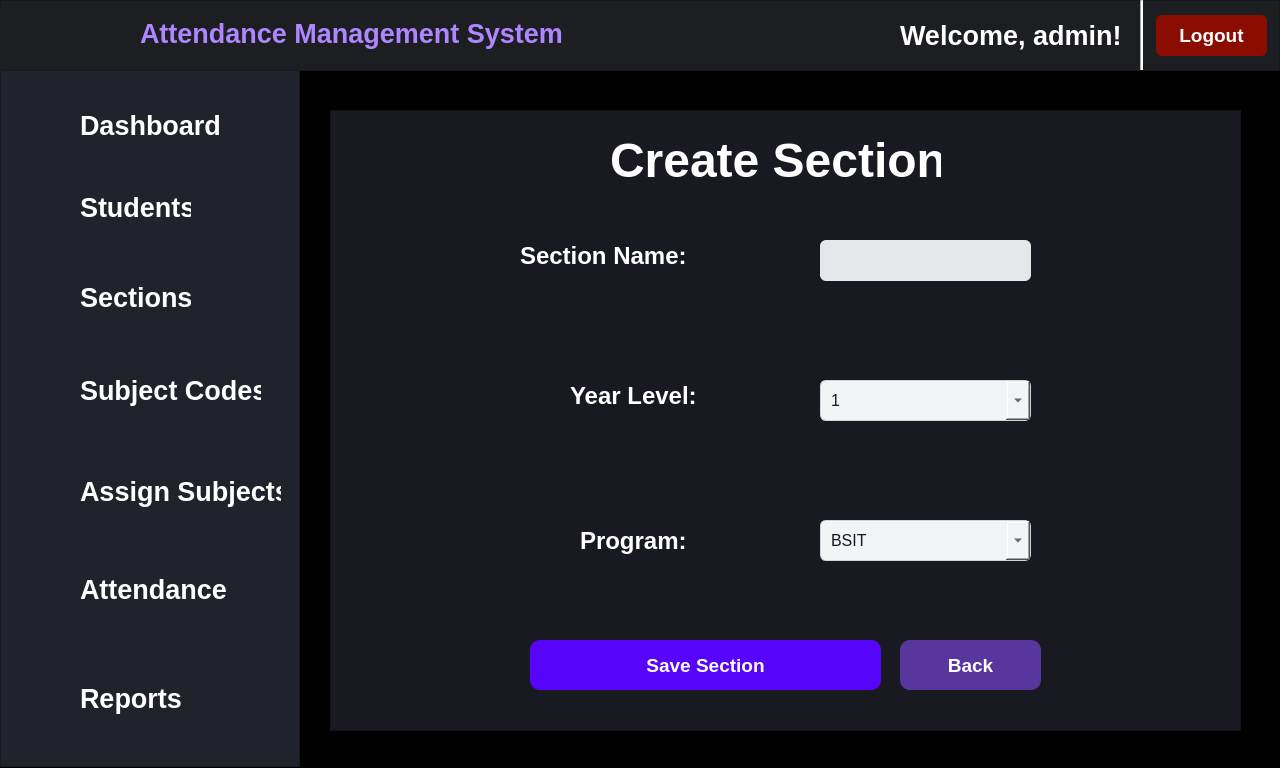
<?xml version="1.0" encoding="UTF-8"?>
<ui version="4.0">
 <class>MainWindow</class>
 <widget class="QMainWindow" name="MainWindow">
  <property name="geometry">
   <rect>
    <x>0</x>
    <y>0</y>
    <width>1280</width>
    <height>768</height>
   </rect>
  </property>
  <property name="minimumSize">
   <size>
    <width>1280</width>
    <height>768</height>
   </size>
  </property>
  <property name="maximumSize">
   <size>
    <width>1280</width>
    <height>768</height>
   </size>
  </property>
  <property name="windowTitle">
   <string>MainWindow</string>
  </property>
  <property name="styleSheet">
   <string notr="true">QMainWindow {
    background-color: #000000;
}

QWidget#centralwidget {
    background-color: #000000;
}</string>
  </property>
  <widget class="QWidget" name="centralwidget">
   <widget class="QLabel" name="label_3">
    <property name="geometry">
     <rect>
      <x>610</x>
      <y>130</y>
      <width>331</width>
      <height>61</height>
     </rect>
    </property>
    <property name="font">
     <font>
      <family>Segoe UI</family>
      <pointsize>36</pointsize>
      <weight>75</weight>
      <bold>true</bold>
     </font>
    </property>
    <property name="styleSheet">
     <string notr="true">color: white;
</string>
    </property>
    <property name="text">
     <string>Create Section</string>
    </property>
   </widget>
   <widget class="QFrame" name="topbar">
    <property name="geometry">
     <rect>
      <x>0</x>
      <y>0</y>
      <width>1280</width>
      <height>71</height>
     </rect>
    </property>
    <property name="styleSheet">
     <string notr="true">background-color: #1D1E21;</string>
    </property>
    <property name="frameShape">
     <enum>QFrame::StyledPanel</enum>
    </property>
    <property name="frameShadow">
     <enum>QFrame::Raised</enum>
    </property>
    <widget class="QLabel" name="label">
     <property name="geometry">
      <rect>
       <x>0</x>
       <y>10</y>
       <width>151</width>
       <height>71</height>
      </rect>
     </property>
     <property name="text">
      <string/>
     </property>
     <property name="pixmap">
      <pixmap>../assets/140x140.png</pixmap>
     </property>
    </widget>
    <widget class="QLabel" name="label_2">
     <property name="geometry">
      <rect>
       <x>140</x>
       <y>8</y>
       <width>431</width>
       <height>50</height>
      </rect>
     </property>
     <property name="font">
      <font>
       <family>Segoe UI</family>
       <pointsize>20</pointsize>
       <weight>75</weight>
       <bold>true</bold>
      </font>
     </property>
     <property name="styleSheet">
      <string notr="true">color: #AE86FF;</string>
     </property>
     <property name="text">
      <string>Attendance Management System</string>
     </property>
    </widget>
    <widget class="QPushButton" name="pushButton_9">
     <property name="geometry">
      <rect>
       <x>1156</x>
       <y>15</y>
       <width>111</width>
       <height>41</height>
      </rect>
     </property>
     <property name="font">
      <font>
       <family>Segoe UI</family>
       <pointsize>14</pointsize>
       <weight>75</weight>
       <bold>true</bold>
      </font>
     </property>
     <property name="cursor">
      <cursorShape>PointingHandCursor</cursorShape>
     </property>
     <property name="styleSheet">
      <string notr="true">QPushButton {
background-color: #8B0C00;
border: none;
color: white;
border-radius: 6px;
}

QPushButton:hover {
background-color: #67160F;
}</string>
     </property>
     <property name="text">
      <string>Logout</string>
     </property>
    </widget>
    <widget class="Line" name="line">
     <property name="geometry">
      <rect>
       <x>1140</x>
       <y>0</y>
       <width>3</width>
       <height>70</height>
      </rect>
     </property>
     <property name="styleSheet">
      <string notr="true">background-color: white;</string>
     </property>
     <property name="orientation">
      <enum>Qt::Vertical</enum>
     </property>
    </widget>
    <widget class="QLabel" name="label_7">
     <property name="geometry">
      <rect>
       <x>900</x>
       <y>10</y>
       <width>221</width>
       <height>50</height>
      </rect>
     </property>
     <property name="font">
      <font>
       <family>Segoe UI</family>
       <pointsize>20</pointsize>
       <weight>75</weight>
       <bold>true</bold>
      </font>
     </property>
     <property name="styleSheet">
      <string notr="true">color: white;</string>
     </property>
     <property name="text">
      <string>Welcome, admin!</string>
     </property>
    </widget>
   </widget>
   <widget class="QFrame" name="frame_2">
    <property name="geometry">
     <rect>
      <x>0</x>
      <y>70</y>
      <width>300</width>
      <height>697</height>
     </rect>
    </property>
    <property name="styleSheet">
     <string notr="true">background-color: #20232B;
padding: 10px;</string>
    </property>
    <property name="frameShape">
     <enum>QFrame::StyledPanel</enum>
    </property>
    <property name="frameShadow">
     <enum>QFrame::Raised</enum>
    </property>
    <widget class="QPushButton" name="pushButton">
     <property name="geometry">
      <rect>
       <x>70</x>
       <y>30</y>
       <width>161</width>
       <height>51</height>
      </rect>
     </property>
     <property name="font">
      <font>
       <family>Segoe UI</family>
       <pointsize>20</pointsize>
       <weight>75</weight>
       <italic>false</italic>
       <bold>true</bold>
      </font>
     </property>
     <property name="cursor">
      <cursorShape>PointingHandCursor</cursorShape>
     </property>
     <property name="styleSheet">
      <string notr="true">QPushButton {
    color: white;
    background: transparent;
    border: none;
    text-align: left;
    padding: 10px;
}

QPushButton:hover {
    color: #7B2CFF;
}

QPushButton:checked {
    color: #7B2CFF;
    font-weight: bold;
}</string>
     </property>
     <property name="text">
      <string>Dashboard</string>
     </property>
    </widget>
    <widget class="QPushButton" name="pushButton_2">
     <property name="geometry">
      <rect>
       <x>70</x>
       <y>112</y>
       <width>131</width>
       <height>51</height>
      </rect>
     </property>
     <property name="font">
      <font>
       <family>Segoe UI</family>
       <pointsize>20</pointsize>
       <weight>75</weight>
       <italic>false</italic>
       <bold>true</bold>
      </font>
     </property>
     <property name="cursor">
      <cursorShape>PointingHandCursor</cursorShape>
     </property>
     <property name="styleSheet">
      <string notr="true">QPushButton {
    color: white;
    background: transparent;
    border: none;
    text-align: left;
    padding: 10px;
}

QPushButton:hover {
    color: #7B2CFF;
}

QPushButton:checked {
    color: #7B2CFF;
    font-weight: bold;
}</string>
     </property>
     <property name="text">
      <string>Students</string>
     </property>
    </widget>
    <widget class="QPushButton" name="pushButton_3">
     <property name="geometry">
      <rect>
       <x>70</x>
       <y>202</y>
       <width>131</width>
       <height>51</height>
      </rect>
     </property>
     <property name="font">
      <font>
       <family>Segoe UI</family>
       <pointsize>20</pointsize>
       <weight>75</weight>
       <italic>false</italic>
       <bold>true</bold>
      </font>
     </property>
     <property name="cursor">
      <cursorShape>PointingHandCursor</cursorShape>
     </property>
     <property name="styleSheet">
      <string notr="true">QPushButton {
     color: white;
    background: transparent;
    border: none;
    text-align: left;
    padding: 10px;
}

QPushButton:hover {
    color: #7B2CFF;
}

QPushButton:checked {
    color: #7B2CFF;
    font-weight: bold;
}</string>
     </property>
     <property name="text">
      <string>Sections</string>
     </property>
    </widget>
    <widget class="QPushButton" name="pushButton_4">
     <property name="geometry">
      <rect>
       <x>70</x>
       <y>290</y>
       <width>201</width>
       <height>61</height>
      </rect>
     </property>
     <property name="font">
      <font>
       <family>Segoe UI</family>
       <pointsize>20</pointsize>
       <weight>75</weight>
       <italic>false</italic>
       <bold>true</bold>
      </font>
     </property>
     <property name="cursor">
      <cursorShape>PointingHandCursor</cursorShape>
     </property>
     <property name="acceptDrops">
      <bool>false</bool>
     </property>
     <property name="styleSheet">
      <string notr="true">QPushButton {
     color: white;
    background: transparent;
    border: none;
    text-align: left;
    padding: 10px;
}

QPushButton:hover {
    color: #7B2CFF;
}

QPushButton:checked {
    color: #7B2CFF;
    font-weight: bold;
}</string>
     </property>
     <property name="text">
      <string>Subject Codes</string>
     </property>
    </widget>
    <widget class="QPushButton" name="pushButton_5">
     <property name="geometry">
      <rect>
       <x>70</x>
       <y>391</y>
       <width>221</width>
       <height>61</height>
      </rect>
     </property>
     <property name="font">
      <font>
       <family>Segoe UI</family>
       <pointsize>20</pointsize>
       <weight>75</weight>
       <italic>false</italic>
       <bold>true</bold>
      </font>
     </property>
     <property name="cursor">
      <cursorShape>PointingHandCursor</cursorShape>
     </property>
     <property name="styleSheet">
      <string notr="true">QPushButton {
     color: white;
    background: transparent;
    border: none;
    text-align: left;
    padding: 10px;
}

QPushButton:hover {
    color: #7B2CFF;
}

QPushButton:checked {
    color: #7B2CFF;
    font-weight: bold;
}</string>
     </property>
     <property name="text">
      <string>Assign Subjects</string>
     </property>
    </widget>
    <widget class="QPushButton" name="pushButton_6">
     <property name="geometry">
      <rect>
       <x>70</x>
       <y>494</y>
       <width>171</width>
       <height>51</height>
      </rect>
     </property>
     <property name="font">
      <font>
       <family>Segoe UI</family>
       <pointsize>20</pointsize>
       <weight>75</weight>
       <italic>false</italic>
       <bold>true</bold>
      </font>
     </property>
     <property name="cursor">
      <cursorShape>PointingHandCursor</cursorShape>
     </property>
     <property name="styleSheet">
      <string notr="true">QPushButton {
    color: white;
    background: transparent;
    border: none;
    text-align: left;
    padding: 10px;
}

QPushButton:hover {
    color: #7B2CFF;
}

QPushButton:checked {
    color: #7B2CFF;
    font-weight: bold;
}</string>
     </property>
     <property name="text">
      <string>Attendance</string>
     </property>
    </widget>
    <widget class="QPushButton" name="pushButton_7">
     <property name="geometry">
      <rect>
       <x>70</x>
       <y>598</y>
       <width>121</width>
       <height>61</height>
      </rect>
     </property>
     <property name="font">
      <font>
       <family>Segoe UI</family>
       <pointsize>20</pointsize>
       <weight>75</weight>
       <italic>false</italic>
       <bold>true</bold>
      </font>
     </property>
     <property name="cursor">
      <cursorShape>PointingHandCursor</cursorShape>
     </property>
     <property name="styleSheet">
      <string notr="true">QPushButton {
     color: white;
    background: transparent;
    border: none;
    text-align: left;
    padding: 10px;
}

QPushButton:hover {
    color: #7B2CFF;
}

QPushButton:checked {
    color: #7B2CFF;
    font-weight: bold;
}</string>
     </property>
     <property name="text">
      <string>Reports</string>
     </property>
    </widget>
    <widget class="QLabel" name="label_8">
     <property name="geometry">
      <rect>
       <x>20</x>
       <y>30</y>
       <width>61</width>
       <height>61</height>
      </rect>
     </property>
     <property name="text">
      <string/>
     </property>
     <property name="pixmap">
      <pixmap>../assets/dashboard.png</pixmap>
     </property>
    </widget>
    <widget class="QLabel" name="label_9">
     <property name="geometry">
      <rect>
       <x>20</x>
       <y>115</y>
       <width>51</width>
       <height>51</height>
      </rect>
     </property>
     <property name="text">
      <string/>
     </property>
     <property name="pixmap">
      <pixmap>../assets/student.png</pixmap>
     </property>
    </widget>
    <widget class="QLabel" name="label_10">
     <property name="geometry">
      <rect>
       <x>20</x>
       <y>200</y>
       <width>61</width>
       <height>61</height>
      </rect>
     </property>
     <property name="text">
      <string/>
     </property>
     <property name="pixmap">
      <pixmap>../assets/section.png</pixmap>
     </property>
    </widget>
    <widget class="QLabel" name="label_11">
     <property name="geometry">
      <rect>
       <x>20</x>
       <y>300</y>
       <width>61</width>
       <height>51</height>
      </rect>
     </property>
     <property name="text">
      <string/>
     </property>
     <property name="pixmap">
      <pixmap>../assets/subject.png</pixmap>
     </property>
    </widget>
    <widget class="QLabel" name="label_12">
     <property name="geometry">
      <rect>
       <x>20</x>
       <y>400</y>
       <width>47</width>
       <height>51</height>
      </rect>
     </property>
     <property name="text">
      <string/>
     </property>
     <property name="pixmap">
      <pixmap>../assets/subject-code.png</pixmap>
     </property>
    </widget>
    <widget class="QLabel" name="label_13">
     <property name="geometry">
      <rect>
       <x>20</x>
       <y>500</y>
       <width>51</width>
       <height>51</height>
      </rect>
     </property>
     <property name="text">
      <string/>
     </property>
     <property name="pixmap">
      <pixmap>../assets/attendance.png</pixmap>
     </property>
    </widget>
    <widget class="QLabel" name="label_14">
     <property name="geometry">
      <rect>
       <x>20</x>
       <y>600</y>
       <width>61</width>
       <height>61</height>
      </rect>
     </property>
     <property name="text">
      <string/>
     </property>
     <property name="pixmap">
      <pixmap>../assets/report.png</pixmap>
     </property>
    </widget>
   </widget>
   <widget class="QFrame" name="frame">
    <property name="geometry">
     <rect>
      <x>330</x>
      <y>110</y>
      <width>911</width>
      <height>621</height>
     </rect>
    </property>
    <property name="styleSheet">
     <string notr="true">background-color: #191921;</string>
    </property>
    <property name="frameShape">
     <enum>QFrame::StyledPanel</enum>
    </property>
    <property name="frameShadow">
     <enum>QFrame::Raised</enum>
    </property>
    <widget class="QPushButton" name="saveSectionBtn">
     <property name="geometry">
      <rect>
       <x>200</x>
       <y>530</y>
       <width>351</width>
       <height>50</height>
      </rect>
     </property>
     <property name="font">
      <font>
       <family>Segoe UI</family>
       <pointsize>14</pointsize>
       <weight>75</weight>
       <bold>true</bold>
      </font>
     </property>
     <property name="cursor">
      <cursorShape>PointingHandCursor</cursorShape>
     </property>
     <property name="styleSheet">
      <string notr="true">QPushButton{
	color: white;
	background-color: 	#5604FA;
	border-radius: 10px;
}

QPushButton#saveSectionBtn:hover {
    background-color: #480DBF;
}</string>
     </property>
     <property name="text">
      <string>Save Section</string>
     </property>
    </widget>
    <widget class="QPushButton" name="backBtn">
     <property name="geometry">
      <rect>
       <x>570</x>
       <y>530</y>
       <width>141</width>
       <height>50</height>
      </rect>
     </property>
     <property name="font">
      <font>
       <family>Segoe UI</family>
       <pointsize>14</pointsize>
       <weight>75</weight>
       <bold>true</bold>
      </font>
     </property>
     <property name="cursor">
      <cursorShape>PointingHandCursor</cursorShape>
     </property>
     <property name="styleSheet">
      <string notr="true">QPushButton{
	color: white;
	background-color: 	#58369D;
	border-radius: 10px;
}

QPushButton#backBtn:hover {
    background-color: #40217F;
}</string>
     </property>
     <property name="text">
      <string>Back</string>
     </property>
    </widget>
    <widget class="QComboBox" name="program">
     <property name="geometry">
      <rect>
       <x>490</x>
       <y>410</y>
       <width>211</width>
       <height>41</height>
      </rect>
     </property>
     <property name="font">
      <font>
       <family>Segoe UI</family>
       <pointsize>12</pointsize>
      </font>
     </property>
     <property name="styleSheet">
      <string notr="true">QComboBox {
    background-color: #f3f4f6;
    color: #111827;
    border: 1px solid #d1d5db;
    border-radius: 6px;
    padding: 6px 10px;
}

QComboBox::drop-down {
    width: 24px;
}

QComboBox:hover {
    border: 1px solid #a78bfa;
}

QComboBox:focus {
    border: 1px solid #7c3aed;
}

QComboBox QAbstractItemView {
    background-color: #ffffff;
    color: #111827;
    border: 1px solid #d1d5db;
    selection-background-color: #7c3aed;
    selection-color: white;
}</string>
     </property>
     <item>
      <property name="text">
       <string>BSIT</string>
      </property>
     </item>
     <item>
      <property name="text">
       <string>BSCS</string>
      </property>
     </item>
    </widget>
    <widget class="QLabel" name="label_6">
     <property name="geometry">
      <rect>
       <x>250</x>
       <y>410</y>
       <width>111</width>
       <height>41</height>
      </rect>
     </property>
     <property name="font">
      <font>
       <family>Segoe UI</family>
       <pointsize>18</pointsize>
       <weight>75</weight>
       <bold>true</bold>
      </font>
     </property>
     <property name="styleSheet">
      <string notr="true">color: white;
</string>
     </property>
     <property name="text">
      <string>Program:</string>
     </property>
    </widget>
    <widget class="QComboBox" name="yearLevel">
     <property name="geometry">
      <rect>
       <x>490</x>
       <y>270</y>
       <width>211</width>
       <height>41</height>
      </rect>
     </property>
     <property name="font">
      <font>
       <family>Segoe UI</family>
       <pointsize>12</pointsize>
      </font>
     </property>
     <property name="styleSheet">
      <string notr="true">QComboBox {
    background-color: #f3f4f6;
    color: #111827;
    border: 1px solid #d1d5db;
    border-radius: 6px;
    padding: 6px 10px;
}

QComboBox::drop-down {
    width: 24px;
}

QComboBox:hover {
    border: 1px solid #a78bfa;
}

QComboBox:focus {
    border: 1px solid #7c3aed;
}

QComboBox QAbstractItemView {
    background-color: #ffffff;
    color: #111827;
    border: 1px solid #d1d5db;
    selection-background-color: #7c3aed;
    selection-color: white;
}</string>
     </property>
     <item>
      <property name="text">
       <string>1</string>
      </property>
     </item>
     <item>
      <property name="text">
       <string>2</string>
      </property>
     </item>
     <item>
      <property name="text">
       <string>3</string>
      </property>
     </item>
     <item>
      <property name="text">
       <string>4</string>
      </property>
     </item>
    </widget>
    <widget class="QLabel" name="label_5">
     <property name="geometry">
      <rect>
       <x>240</x>
       <y>270</y>
       <width>131</width>
       <height>31</height>
      </rect>
     </property>
     <property name="font">
      <font>
       <family>Segoe UI</family>
       <pointsize>18</pointsize>
       <weight>75</weight>
       <bold>true</bold>
      </font>
     </property>
     <property name="styleSheet">
      <string notr="true">color: white;
</string>
     </property>
     <property name="text">
      <string>Year Level:</string>
     </property>
    </widget>
    <widget class="QLineEdit" name="sectionName">
     <property name="geometry">
      <rect>
       <x>490</x>
       <y>130</y>
       <width>211</width>
       <height>41</height>
      </rect>
     </property>
     <property name="font">
      <font>
       <family>Segoe UI</family>
       <pointsize>12</pointsize>
      </font>
     </property>
     <property name="styleSheet">
      <string notr="true">QLineEdit {
	background-color: #e5e7eb;
    border-radius: 6px;
    padding: 6px;
}</string>
     </property>
    </widget>
    <widget class="QLabel" name="label_4">
     <property name="geometry">
      <rect>
       <x>190</x>
       <y>130</y>
       <width>171</width>
       <height>31</height>
      </rect>
     </property>
     <property name="font">
      <font>
       <family>Segoe UI</family>
       <pointsize>18</pointsize>
       <weight>75</weight>
       <bold>true</bold>
      </font>
     </property>
     <property name="styleSheet">
      <string notr="true">color: white;
</string>
     </property>
     <property name="text">
      <string>Section Name:</string>
     </property>
    </widget>
   </widget>
   <zorder>frame</zorder>
   <zorder>label_3</zorder>
   <zorder>topbar</zorder>
   <zorder>frame_2</zorder>
  </widget>
 </widget>
 <resources/>
 <connections/>
</ui>
